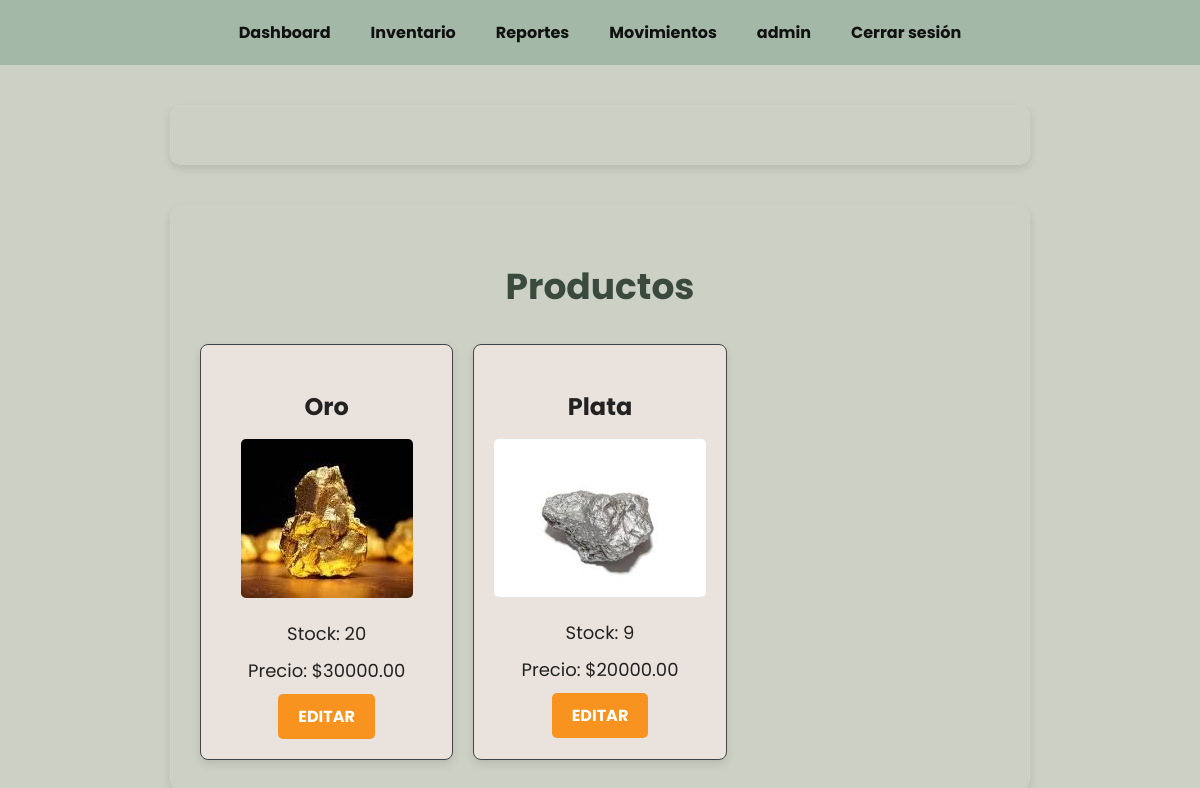
/productos-inventario/ (signed in), run on an earlier commit of the app's database.
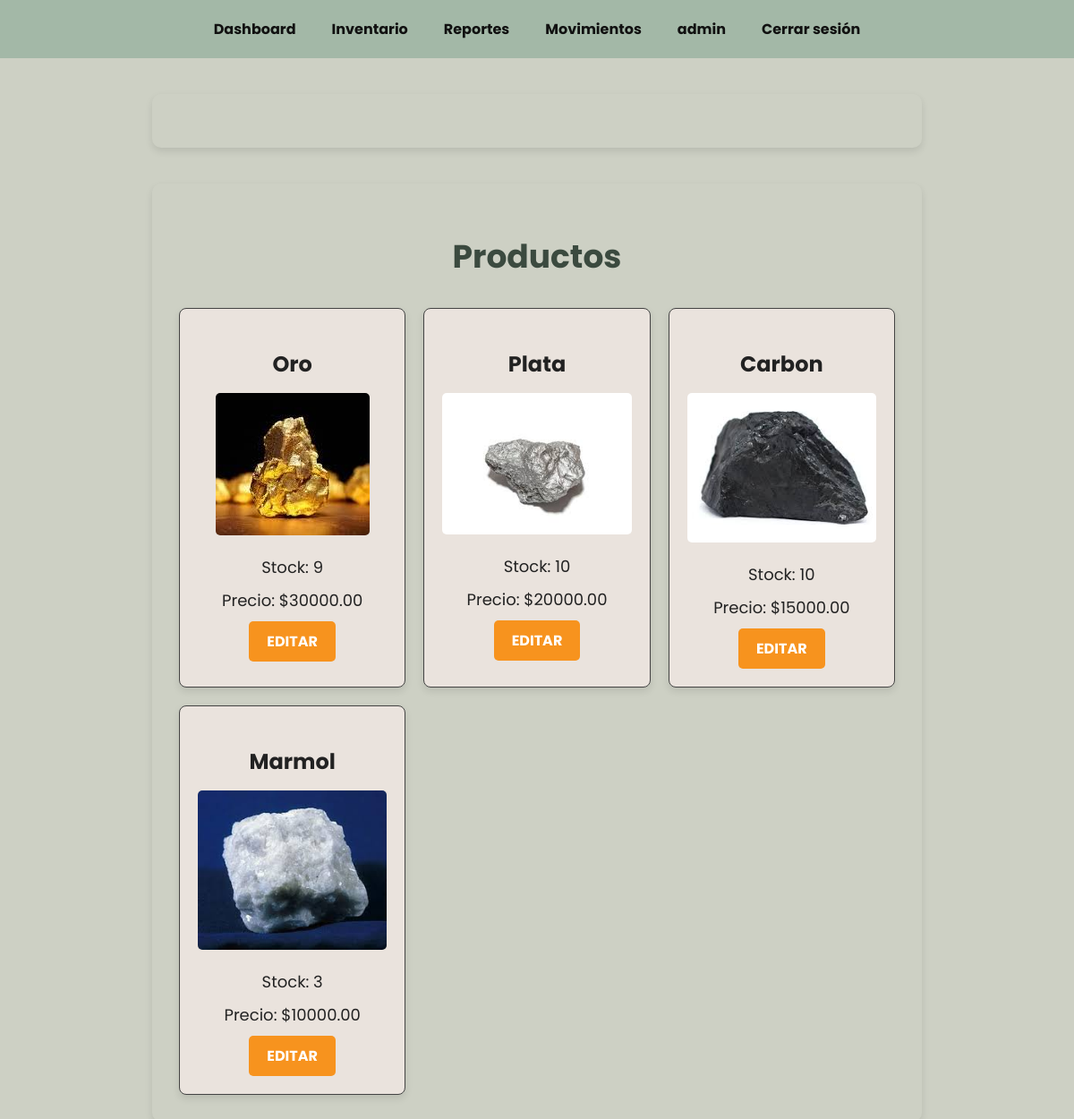
And on a later commit of the database.
### inventario_app/models.py (models this page shows, shortened)
class Producto(models.Model):
    nombre = models.CharField(max_length=255)
    descripcion = models.TextField()
    stock = models.IntegerField()
    precio = models.DecimalField(max_digits=10, decimal_places=2)
    imagen = models.ImageField(upload_to='productos/', null=True, blank=True)
    created_at = models.DateTimeField(auto_now_add=True)
    updated_at = models.DateTimeField(auto_now=True)

### inventario_app/views.py (the view)
# urls.py: path('productos-inventario/', views.productos_inventario, name='productos_inventario'),
@login_required
def productos_inventario(request):
    productos = Producto.objects.all()
    return render(request, 'inventario_app/productos_inventario.html', {'productos': productos})

### inventario_app/context_processors.py (called while the page is built)
def admin_check(request):
    print(f"Verificando usuario: {request.user.username}")  # Esto te confirmará que el context processor se ejecuta.
    if not request.user.is_authenticated:
        return {'es_admin': False}
    es_admin = request.user.groups.filter(name='Administrador').exists()
    return {'es_admin': es_admin}

### inventario_app/templates/inventario_app/productos_inventario.html (shortened to what this page needs)
<!DOCTYPE html>
<html lang="es">
<head>
</head>
<body>
  {% include "inventario_app/navbar.html" %}
  <div class="container">
    <h1>Productos</h1>
    <div class="productos-lista">
      {% for producto in productos %}
        <div class="producto-card">
          <h3>{{ producto.nombre }}</h3>
          {% if producto.imagen %}
            <img src="{{ producto.imagen.url }}" alt="{{ producto.nombre }}">
          {% else %}
            <p>No hay imagen</p>
          {% endif %}
          <p>Stock: {{ producto.stock }}</p>
          <p>Precio: ${{ producto.precio }}</p>
          <a href="{% url 'editar_producto_separado' producto.pk %}" class="button">Editar</a>
        </div>
      {% empty %}
        <p>No hay productos disponibles.</p>
      {% endfor %}
    </div>
  </div>
</body>
</html>

### inventario_app/templates/inventario_app/navbar.html (shortened to what this page needs)
<!DOCTYPE html>
<html lang="es">
<head>
</head>
<body>
  <nav>
    {% if user.is_authenticated %}
    <a href="{% url 'dashboard' %}">Dashboard</a>
    <a href="{% url 'productos_inventario' %}">Inventario</a>
    <a href="{% url 'reportes' %}">Reportes</a>
    <a href="{% url 'movimientos' %}">Movimientos</a>
    <a href="">{{user.username}}</a>
    <a href="{% url 'logout' %}">Cerrar sesión</a>
    {% else %}
    <a href="{% url 'login' %}">Iniciar Sesión</a>
    {% endif %}
  </nav>
  <div class="container">
  </div>
</body>
</html>

### inventario_app/templates/inventario_app/productos_inventario.html (style rules this page uses)
body { margin: 0; font-family: 'Poppins', sans-serif; background-color: #f4f4f9; color: #333; }
.container { max-width: 1200px; margin: 40px auto; padding: 30px; background-color: #fff; box-shadow: 0 4px 8px rgba(0, 0, 0, 0.1); border-radius: 10px; }
h1 { font-size: 36px; color: #3b4a3f; margin-bottom: 30px; }
.productos-lista { display: grid; grid-template-columns: repeat(auto-fill, minmax(250px, 1fr)); gap: 20px; }
.producto-card { background-color: #eae3dd; padding: 20px; border: 1px solid #444; border-radius: 8px; box-shadow: 0 4px 8px rgba(0, 0, 0, 0.1); text-align: center; }
.producto-card h3 { font-size: 24px; margin-bottom: 15px; }
.producto-card img { max-width: 100%; height: auto; margin-bottom: 15px; border-radius: 5px; }
.producto-card p { font-size: 18px; margin-bottom: 10px; }
.button { padding: 10px 20px; background-color: #f7931e; color: white; border: none; border-radius: 5px; cursor: pointer; font-weight: bold; text-transform: uppercase; text-decoration: none; display: inline-block; transition: background-color 0.3s ease; }
p { margin: 0; }

### inventario_app/templates/inventario_app/navbar.html (style rules this page uses)
body { margin: 0; font-family: 'Poppins', sans-serif; background-color: #cdd0c4; color: #222; }
nav { display: flex; justify-content: center; padding: 20px; gap: 40px; font-weight: bold; background-color: #a3b8a7; }
nav a { text-decoration: none; color: #111; transition: color 0.3s ease; }
.container { max-width: 800px; margin: 40px auto; padding: 30px; background-color: transparent; text-align: center; }

What changed in the data, as far as the page shows it:
changed Producto "Oro": stock "20" → "9"
changed Producto "Plata": stock "9" → "10"
added Producto: nombre "Carbon", imagen (picture), stock "10", precio "15000.00"
added Producto: nombre "Marmol", imagen (picture), stock "3", precio "10000.00"
